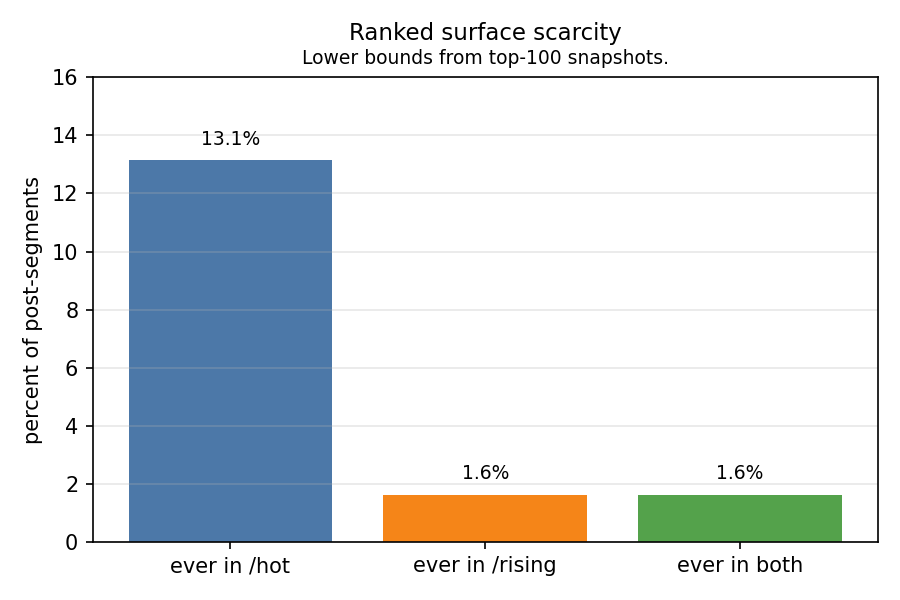

Generate this figure with Python:
#!/usr/bin/env python3
"""
Figure 3: Ranked surface scarcity (lower bounds).

Share of post-segments (post_id × segment_id) that were ever observed in ranked
surface snapshots (/hot, /rising), using top-100 captures only.
"""

from pathlib import Path
import csv
import matplotlib.pyplot as plt

# ---------- locate repo ----------
here = Path(__file__).resolve()
REPO_ROOT = None
for p in [here, *here.parents[:8]]:
    if (p / "analysis_outputs" / "ranked_intersections.csv").exists():
        REPO_ROOT = p
        break
if REPO_ROOT is None:
    raise RuntimeError("Could not locate analysis_outputs/ranked_intersections.csv")

RANKED_PATH = REPO_ROOT / "analysis_outputs" / "ranked_intersections.csv"
OUTPUT_PATH = REPO_ROOT / "docs" / "visuals" / "figure_3_ranked_surface_scarcity.png"


def to_bool(value: str) -> bool:
    return str(value).strip().lower() == "true"


# ---------- load data ----------
with RANKED_PATH.open("r", encoding="utf-8") as handle:
    rows = list(csv.DictReader(handle))

if not rows:
    raise RuntimeError("No rows found in ranked_intersections.csv")

total = len(rows)
ever_hot = sum(1 for r in rows if to_bool(r.get("ever_in_hot")))
ever_rising = sum(1 for r in rows if to_bool(r.get("ever_in_rising")))
ever_both = sum(1 for r in rows if to_bool(r.get("ever_in_both")))

labels = ["ever in /hot", "ever in /rising", "ever in both"]
values = [
    ever_hot / total * 100.0,
    ever_rising / total * 100.0,
    ever_both / total * 100.0,
]

# ---------- plotting ----------
fig, ax = plt.subplots(figsize=(6, 4))

bars = ax.bar(labels, values, color=["#4C78A8", "#F58518", "#54A24B"])

ax.set_ylabel("percent of post-segments")
ax.set_ylim(0, 16)
ax.grid(axis="y", alpha=0.3)

# title + subtitle (no overlap)
ax.set_title("Ranked surface scarcity", fontsize=11, pad=18)
ax.text(
    0.5,
    1.02,
    "Lower bounds from top-100 snapshots.",
    transform=ax.transAxes,
    ha="center",
    va="bottom",
    fontsize=9,
)

# value labels
for bar, val in zip(bars, values):
    ax.text(
        bar.get_x() + bar.get_width() / 2,
        bar.get_height() + 0.4,
        f"{val:.1f}%",
        ha="center",
        va="bottom",
        fontsize=9,
    )

OUTPUT_PATH.parent.mkdir(parents=True, exist_ok=True)
plt.tight_layout()
plt.savefig(OUTPUT_PATH, dpi=150)
plt.close(fig)

print(f"Wrote {OUTPUT_PATH}")
